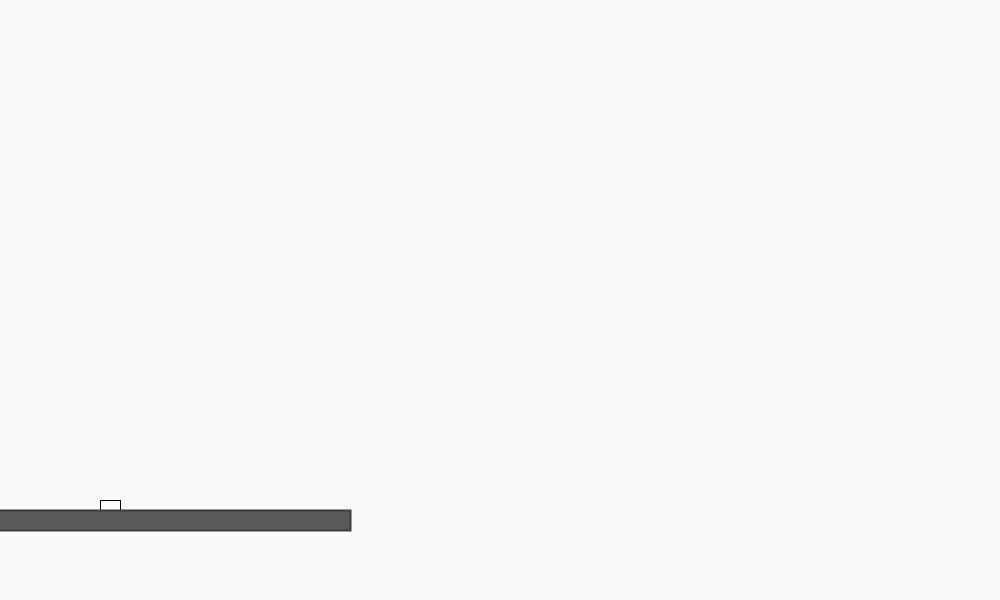
Frame 1 (no input)
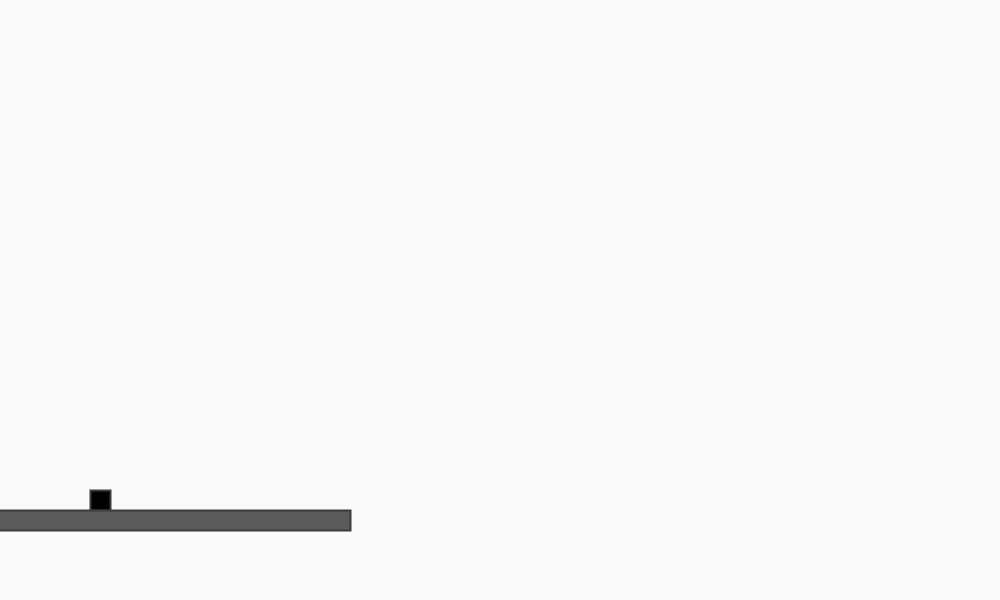
Frame 60 (the mouse pressed at the canvas centre just before this capture)
Frame 120 (the mouse held since frame 60 and released just before this capture): identical to frame 60, image omitted

The Processing sketch that drew these frames (run headless with seeded random() and noise(); from frame 60 on, the mouse is pressed at the canvas centre):

// Processing sketch: Eksamens_Spil__5_2
// ── Eksamens_Spil__5_2.pde
int Xpos = 100;
int Ypos = 500;


bane brick;

void setup() {
  smooth();
  size(1000,600);
  brick = new bane(0,520);
  
}

void draw() {
  background(250);
  player();
  brick.Gbane();
;
}

void player() {
  rect(Xpos,Ypos,20,20);
  rectMode(CENTER);
  fill(90);
  stroke(60);
  strokeWeight(2); 
  playerMove();
  
}

void playerMove() {  
  if (Ypos >= 500)
       Ypos = 500;  
  else Ypos = Ypos + 1;
  if (Ypos <= 460)
       Ypos = 500;
  else Ypos = Ypos - 0;
  
}

void keyPressed() {
  if (key == CODED) {
  if (keyCode == UP) {Ypos -= 40;}  
  if (keyCode == LEFT) {Xpos -= 7;}  
  if (keyCode == RIGHT) {Xpos += 7;}  
  } 
}

// ── Class_bane.pde
class bane{

  int Xglevel,Yglevel; 
 
  bane(int Xg1, int Yg1) {
  Xglevel = Xg1;
  Yglevel = Yg1;
}
 void Gbane() {
 rect(Xglevel,Yglevel,700,20);
 fill(1);

}

}
